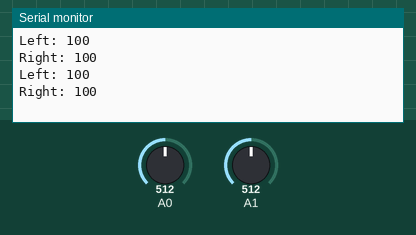
Bench run of a sketch on a simulated Arduino Uno, built with avr-gcc and run on an emulated ATmega328P. On the bench: the last lines printed to the serial monitor. Inputs (shaded band) come from the test bench; at power-on: A0 = 512, A1 = 512.

Above: at 1.3 s.
1.4 s: A0 set to 716
At 2.31 s:
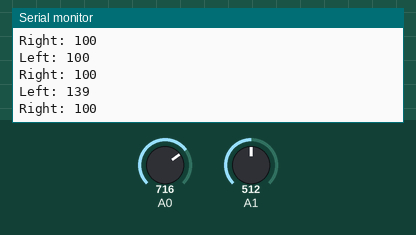
2.9 s: A1 set to 716
At 3.82 s:
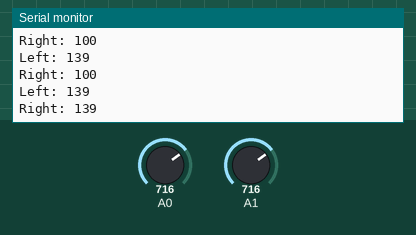
4.4 s: A0 set to 900
At 4.82 s:
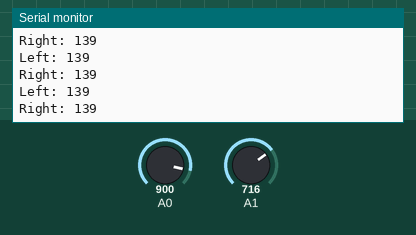
5.9 s: A1 set to 900
At 6.32 s:
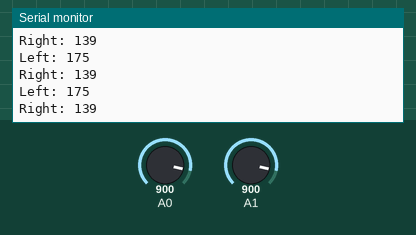
Timing chart, 0 to 8.4 s (numbered marks = the images above; inputs shaded):
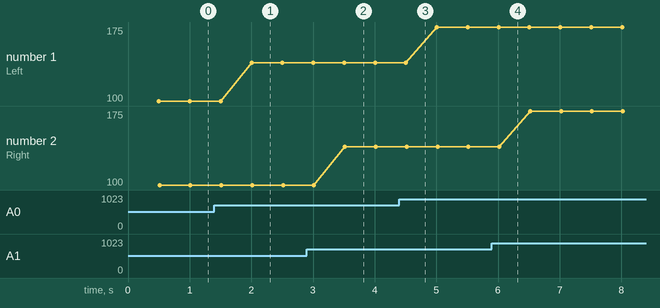

Measured:
- after the input at 1.4 s, the serial monitor: prints a new line after 0.60 s (image 1)
- after the input at 2.9 s, the serial monitor: prints a new line after 0.62 s (image 2)
- plotted number 1: 100 → 139 after the input at 1.4 s, 139 → 175 after the input at 4.4 s

The sketch:

phototransistor.ino
```cpp
void setup() {
  Serial.begin(9600);
}

void loop() {
  int vR = analogRead(A1);
  int vL = analogRead(A0);
  delay(500);
  Serial.print("Left: ");
  Serial.println(map(vL,0,1023,0,200));
  Serial.print("Right: ");
  Serial.println(map(vR,0,1023,0,200));
}
```
